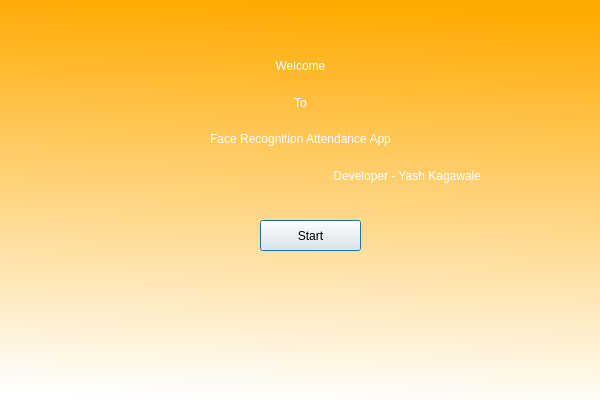
<?xml version="1.0" encoding="UTF-8"?>
<ui version="4.0">
 <class>dialog</class>
 <widget class="QDialog" name="dialog">
  <property name="geometry">
   <rect>
    <x>0</x>
    <y>0</y>
    <width>600</width>
    <height>400</height>
   </rect>
  </property>
  <property name="windowTitle">
   <string>Face Recognition Attendance App</string>
  </property>
  <property name="windowIcon">
   <iconset>
    <normaloff>C:/Users/kagaw/Downloads/yk image.png</normaloff>C:/Users/kagaw/Downloads/yk image.png</iconset>
  </property>
  <widget class="QWidget" name="widget" native="true">
   <property name="geometry">
    <rect>
     <x>0</x>
     <y>0</y>
     <width>601</width>
     <height>401</height>
    </rect>
   </property>
   <property name="styleSheet">
    <string notr="true">QWidget#widget{
background-color: qlineargradient(spread:pad, x1:0.443182, y1:0, x2:0.386, y2:1, stop:0 rgba(255, 170, 0, 255), stop:1 rgba(255, 255, 255, 255));}</string>
   </property>
   <widget class="QWidget" name="verticalLayoutWidget">
    <property name="geometry">
     <rect>
      <x>120</x>
      <y>50</y>
      <width>361</width>
      <height>141</height>
     </rect>
    </property>
    <layout class="QVBoxLayout" name="verticalLayout">
     <item>
      <widget class="QLabel" name="label">
       <property name="styleSheet">
        <string notr="true">font: 12pt &quot;MS Shell Dlg 2&quot;;
color: rgb(255, 255, 255);</string>
       </property>
       <property name="text">
        <string>Welcome</string>
       </property>
       <property name="alignment">
        <set>Qt::AlignCenter</set>
       </property>
      </widget>
     </item>
     <item>
      <widget class="QLabel" name="label_2">
       <property name="styleSheet">
        <string notr="true">font: 12pt &quot;MS Shell Dlg 2&quot;;
color: rgb(255, 255, 255);</string>
       </property>
       <property name="text">
        <string>To</string>
       </property>
       <property name="alignment">
        <set>Qt::AlignCenter</set>
       </property>
      </widget>
     </item>
     <item>
      <widget class="QLabel" name="label_3">
       <property name="styleSheet">
        <string notr="true">color:rgb(255, 255, 255);
font: 12pt &quot;MS Shell Dlg 2&quot;;</string>
       </property>
       <property name="text">
        <string>Face Recognition Attendance App</string>
       </property>
       <property name="alignment">
        <set>Qt::AlignCenter</set>
       </property>
      </widget>
     </item>
     <item>
      <widget class="QLabel" name="label_4">
       <property name="layoutDirection">
        <enum>Qt::LeftToRight</enum>
       </property>
       <property name="styleSheet">
        <string notr="true">color: rgb(255, 255, 255);</string>
       </property>
       <property name="text">
        <string>Developer - Yash Kagawale</string>
       </property>
       <property name="alignment">
        <set>Qt::AlignRight|Qt::AlignTrailing|Qt::AlignVCenter</set>
       </property>
      </widget>
     </item>
    </layout>
   </widget>
   <widget class="QPushButton" name="runButton">
    <property name="geometry">
     <rect>
      <x>260</x>
      <y>220</y>
      <width>101</width>
      <height>31</height>
     </rect>
    </property>
    <property name="styleSheet">
     <string notr="true">font: 10pt &quot;MS Shell Dlg 2&quot;;
</string>
    </property>
    <property name="text">
     <string>Start</string>
    </property>
   </widget>
  </widget>
 </widget>
 <resources/>
 <connections/>
</ui>
